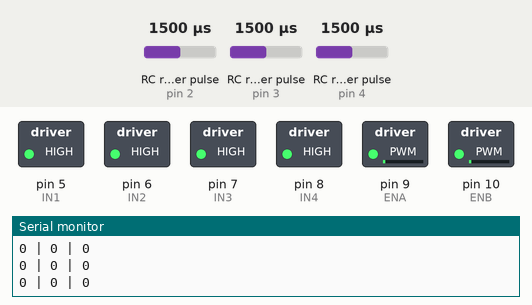
Bench run of a sketch on a simulated Arduino Uno, built with avr-gcc and run on an emulated ATmega328P. On the bench: switched loads named in the sketch (green lamp = pin HIGH), the last lines printed to the serial monitor. Wiring (inferred from the names in the program): 3 × RC receiver channel: data pin 2 / data pin 3 / data pin 4. The test bench sets the inputs (shaded band); at power-on: RC receiver pulse (sensors on pin 2, pin 3, pin 4) 1500 µs.

Above: at 1.2 s.
1.3 s: RC receiver pulse (sensor on pin 2) set to 1250 µs
At 2.5 s:
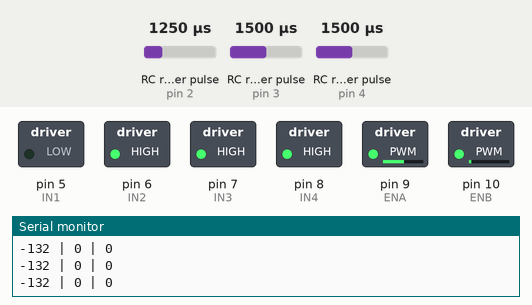
4.3 s: RC receiver pulse (sensor on pin 3) set to 1020 µs
At 6.3 s:
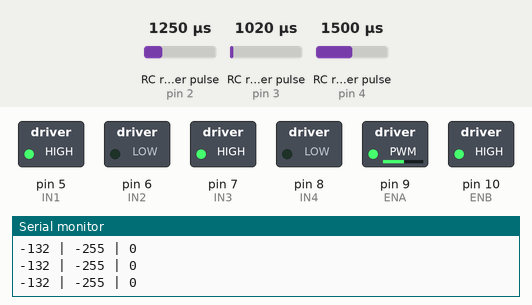
7.3 s: RC receiver pulse (sensor on pin 3) set to 1750 µs
At 9.7 s:
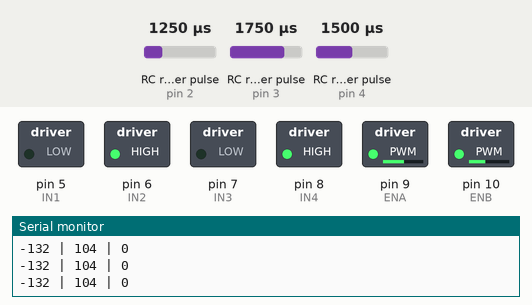
10.3 s: RC receiver pulse (sensor on pin 4) set to 1393 µs
13.3 s: RC receiver pulse (sensor on pin 4) set to 1362 µs
16.3 s: RC receiver pulse (sensor on pin 2) set to 1500 µs
At 17.8 s:
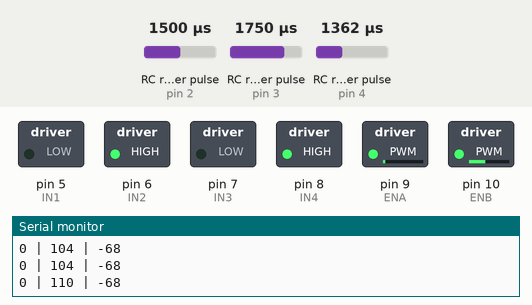
Timing chart, 0 to 18.8 s (numbered marks = the images above; inputs shaded):
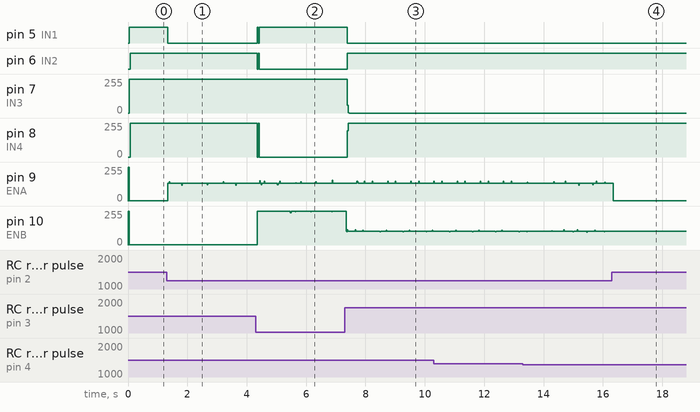

The sketch:

ArduSlot.ino
```cpp
//Calibration des REC
  #define NEU_SIGNAL 1480
  #define MAX_SIGNAL 2150
  #define MIN_SIGNAL 1036
  #define DEADBAND 100

/*
 * Define pins used to provide RC PWM signal to Arduino
 * Pins 8, 9 and 10 are used since they work on both ATMega328 and
 * ATMega32u4 board. So this code will work on Uno/Mini/Nano/Micro/Leonardo
 * See PinChangeInterrupt documentation for usable pins on other boards
 */
  const byte channel_pin[] = {2, 3, 4};
  volatile unsigned long rising_start[] = {0, 0, 0};
  volatile long channel_length[] = {0, 0, 0};
  signed int thr[] = {0, 0, 0};

//VAR MOTORS
  #include <PinChangeInterrupt.h> //lire les int facilement

  int IN1=5;   //moteurs avec L298N
  int IN2=6;
  int IN3=7;
  int IN4=8;
  int ENA=9;
  int ENB=10;

//controle des vitesses
  float speedRatio_A = 1; //pour ajuster en fonction des moteurs, 1 = plein voltage
  float speedRatio_B = 1;
  boolean revert_A = true; //pour inverser des voies
  boolean revert_B = true;
  byte speedA;
  byte speedB;


void setup() {

  //configuration des interruptions
  pinMode(channel_pin[0], INPUT);
  pinMode(channel_pin[1], INPUT);
  pinMode(channel_pin[2], INPUT);
  attachPinChangeInterrupt(digitalPinToPinChangeInterrupt(channel_pin[0]), onRising0, CHANGE);
  attachPinChangeInterrupt(digitalPinToPinChangeInterrupt(channel_pin[1]), onRising1, CHANGE);
  attachPinChangeInterrupt(digitalPinToPinChangeInterrupt(channel_pin[2]), onRising2, CHANGE);

  //Serial
  Serial.begin(9600);

  //MOTEURS
  pinMode (IN1, OUTPUT);
  pinMode (IN2, OUTPUT);
  pinMode (ENA, OUTPUT);
  pinMode (IN3, OUTPUT);
  pinMode (IN4, OUTPUT);
  pinMode (ENB, OUTPUT);
  speedA = 0;
  speedB = 0;

} //SETUP FIN

//Fontions de lecture des signaux
void processPin(byte pin) {
  uint8_t trigger = getPinChangeInterruptTrigger(digitalPinToPCINT(channel_pin[pin]));

  if(trigger == RISING) {
    rising_start[pin] = micros();
  } else if(trigger == FALLING) {
    channel_length[pin] = micros() - rising_start[pin];
  }
}

void onRising0(void) {
  processPin(0);
}

void onRising1(void) {
  processPin(1);
}

void onRising2(void) {
  processPin(2);
}
//FIN Fontions de lecture des signaux

//conversion des signaux en int signé (max 255)
signed int convert(int SIGNAL) {
  if (SIGNAL > NEU_SIGNAL+DEADBAND) {
  return min(map(SIGNAL, NEU_SIGNAL, MAX_SIGNAL, 1, 255),255);
  }
  if (SIGNAL < NEU_SIGNAL-DEADBAND) {
  return max(map(SIGNAL, MIN_SIGNAL, NEU_SIGNAL, -255, -1),-255);
  }
  return 0;
}
//fin de conversion


void loop() {

  thr[0] = convert(channel_length[0]);
  thr[1] = convert(channel_length[1]);
  thr[2] = convert(channel_length[2]);

  /*
  Serial.print(channel_length[0]);
  Serial.print(" | ");
  Serial.print(channel_length[1]);
  Serial.print(" | ");
  Serial.print(channel_length[2]);
  Serial.println("");
  */
  Serial.print(thr[0]);
  Serial.print(" | ");
  Serial.print(thr[1]);
  Serial.print(" | ");
  Serial.print(thr[2]);
  Serial.println("");


//MOTEUR_A sur piste 1

  if (thr[0] == 0) { //FREIN
  digitalWrite (IN1 , HIGH);
  digitalWrite (IN2, HIGH);
  analogWrite (ENA, 1);
  }

  if (thr[0] > 0) {  //MARCHE AVANT
  digitalWrite (IN1 , HIGH);
  digitalWrite (IN2, LOW);
  analogWrite (ENA, min(abs(thr[0])*speedRatio_A,255));
  }

  if (thr[0] < 0) { //MARCHE ARRIERE
  digitalWrite (IN1 , LOW);
  digitalWrite (IN2, HIGH);
  analogWrite (ENA, min(abs(thr[0])*speedRatio_A,255));
  }

  if (thr[1] > 0 && revert_A == true) {  //MARCHE AVANT mode inversé
  digitalWrite (IN1 , LOW);
  digitalWrite (IN2, HIGH);
  analogWrite (ENB, min(abs(thr[0])*speedRatio_A,255));
  }

  if (thr[1] < 0 && revert_A == true) { //MARCHE ARRIERE mode inversé
  digitalWrite (IN1 , HIGH);
  digitalWrite (IN2, LOW);
  analogWrite (ENB, min(abs(thr[0])*speedRatio_A,255));
  }


//MOTEUR_B sur piste 2

  if (thr[1] == 0) { //FREIN
  digitalWrite (IN3 , HIGH);
  digitalWrite (IN4, HIGH);
  analogWrite (ENB, 1);
  }

  if (thr[1] > 0) {  //MARCHE AVANT mode normal
  digitalWrite (IN3 , HIGH);
  digitalWrite (IN4, LOW);
  analogWrite (ENB, min(abs(thr[1])*speedRatio_B,255));
  }

  if (thr[1] < 0) { //MARCHE ARRIERE mode normal
  digitalWrite (IN3 , LOW);
  digitalWrite (IN4, HIGH);
  analogWrite (ENB, min(abs(thr[1])*speedRatio_B,255));
  }

  if (thr[1] > 0 && revert_B == true) {  //MARCHE AVANT mode inversé
  digitalWrite (IN3 , LOW);
  digitalWrite (IN4, HIGH);
  analogWrite (ENB, min(abs(thr[1])*speedRatio_B,255));
  }

  if (thr[1] < 0 && revert_B == true) { //MARCHE ARRIERE mode inversé
  digitalWrite (IN3 , HIGH);
  digitalWrite (IN4, LOW);
  analogWrite (ENB, min(abs(thr[1])*speedRatio_B,255));
  }

} //LOOP
```

Measured:
- after the input at 1.3 s, pin 5 (IN1): HIGH → LOW at once
- after the input at 4.3 s, pin 5 (IN1): LOW → HIGH after 0.05 s, → LOW 0.04 s later, → HIGH 0.04 s later; pin 6 (IN2): HIGH → LOW after 0.05 s, → HIGH 0.04 s later, → LOW 0.04 s later; pin 8 (IN4): 255/255 → 0/255 after 0.05 s
- after the input at 7.3 s, pin 5 (IN1): HIGH → LOW after 0.08 s; pin 6 (IN2): LOW → HIGH after 0.08 s; pin 7 (IN3): 255/255 → 0/255 after 0.08 s; pin 8 (IN4): 0/255 → 255/255 after 0.08 s
- after the input at 16.3 s, pin 10 (ENB): stops changing and stays 104/255
